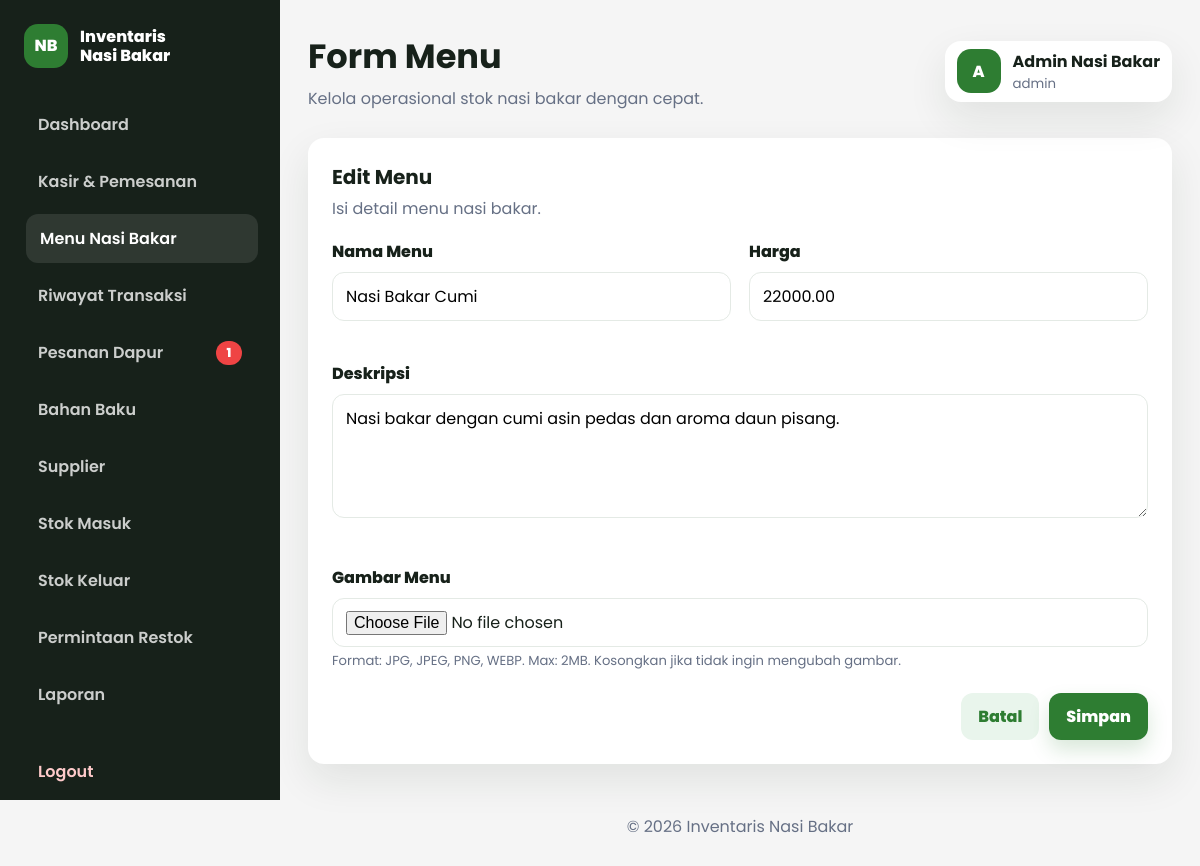
Screenshot of /dashboard/menu/form.php?id=2 (signed in) with the database file from the repository.
### tables this page shows
CREATE TABLE menu_nasi_bakar (
    id INT AUTO_INCREMENT PRIMARY KEY,
    nama_menu VARCHAR(120) NOT NULL,
    harga DECIMAL(12,2) NOT NULL DEFAULT 0,
    deskripsi TEXT NOT NULL,
    gambar VARCHAR(180) DEFAULT NULL
);

### includes/functions.php (called while the page is built, shortened)
<?php
function e(?string $value): string
{
    return htmlspecialchars((string) $value, ENT_QUOTES, 'UTF-8');
}
function fetch_one_stmt(mysqli_stmt $stmt): ?array
{
    mysqli_stmt_execute($stmt);
    $result = mysqli_stmt_get_result($stmt);
    $row = mysqli_fetch_assoc($result);
    return $row ?: null;
}

### dashboard/menu/form.php (the view, shortened to what this page needs)
<?php
require_once __DIR__ . '/../../config/koneksi.php';
require_once __DIR__ . '/../../includes/functions.php';
$id = (int) ($_GET['id'] ?? 0);
$data = ['nama_menu' => '', 'harga' => '', 'deskripsi' => '', 'gambar' => ''];
if ($id > 0) {
    $stmt = mysqli_prepare($conn, 'SELECT * FROM menu_nasi_bakar WHERE id = ?');
    mysqli_stmt_bind_param($stmt, 'i', $id);
    $data = fetch_one_stmt($stmt) ?: $data;
}
include __DIR__ . '/../../includes/header.php';
?>
<section class="panel form-panel">
    <div class="panel-header">
        <div>
            <h2><?= $id ? 'Edit Menu' : 'Tambah Menu'; ?></h2>
            <p>Isi detail menu nasi bakar.</p>
        </div>
    </div>
    <form class="data-form" action="simpan.php" method="post" enctype="multipart/form-data" data-validate>
        <div class="form-grid">
            <div class="form-group">
                <label for="nama_menu">Nama Menu</label>
                <input id="nama_menu" name="nama_menu" value="<?= e($data['nama_menu']); ?>" required>
                <small class="error-message"></small>
            </div>
            <div class="form-group">
                <label for="harga">Harga</label>
                <input id="harga" type="number" min="0" name="harga" value="<?= e((string) $data['harga']); ?>" required>
                <small class="error-message"></small>
            </div>
            <div class="form-group full">
                <label for="deskripsi">Deskripsi</label>
                <textarea id="deskripsi" name="deskripsi" rows="4" required><?= e($data['deskripsi']); ?></textarea>
                <small class="error-message"></small>
            </div>
            <div class="form-group full">
                <label for="gambar">Gambar Menu</label>
                <input id="gambar" type="file" name="gambar" accept="image/*">
                <small style="color: var(--muted); font-size: 0.82rem; display: block; margin-top: 4px;">Format: JPG, JPEG, PNG, WEBP. Max: 2MB. Kosongkan jika tidak ingin mengubah gambar.</small>
            </div>
        </div>
        <div class="form-actions">
            <a class="btn btn-secondary" href="index.php">Batal</a>
            <button class="btn btn-primary" type="submit">Simpan</button>
        </div>
    </form>
</section>
<?php include __DIR__ . '/../../includes/footer.php'; ?>

### assets/css/dashboard.css (style rules this page uses)
:root { --primary: #2E7D32; --primary-dark: #1B5E20; --secondary: #F5F5F5; --accent: #FFC107; --danger: #EF4444; --text: #17211A; --muted: #667085; --border: #E4EAE5; --white: #FFFFFF; --shadow: 0 16px 40px rgba(22, 39, 24, 0.09); }
* { box-sizing: border-box; }
body { margin: 0; font-family: "Poppins", sans-serif; color: var(--text); background: var(--secondary); overflow-x: hidden; }
a { color: inherit; text-decoration: none; }
button, input, textarea, select { font: inherit; }
.stat-card, .panel { border-radius: 16px; background: var(--white); box-shadow: var(--shadow); }
.panel { padding: 24px; margin-bottom: 24px; }
.panel-header { display: flex; align-items: center; justify-content: space-between; gap: 16px; margin-bottom: 18px; min-width: 0; }
.panel-header h2 { margin: 0; font-size: 1.25rem; overflow-wrap: anywhere; }
.panel-header p { margin: 4px 0 0; color: var(--muted); }
.btn, .btn-small { min-height: 44px; display: inline-flex; align-items: center; justify-content: center; border: 1px solid transparent; border-radius: 12px; padding: 10px 16px; font-weight: 800; cursor: pointer; transition: background 0.2s ease, transform 0.2s ease, box-shadow 0.2s ease; text-align: center; white-space: normal; }
.btn-primary { background: var(--primary); color: var(--white); box-shadow: 0 10px 20px rgba(46, 125, 50, 0.18); }
.btn-secondary { background: #E9F5EC; color: var(--primary); }
.data-form { width: 100%; }
.form-grid { display: grid; grid-template-columns: repeat(2, minmax(0, 1fr)); gap: 18px; }
.form-group.full { grid-column: 1 / -1; }
.form-group label { display: block; margin-bottom: 8px; font-weight: 800; }
.form-group input, .form-group select, .form-group textarea { width: 100%; min-height: 46px; border: 1px solid var(--border); border-radius: 12px; padding: 11px 13px; background: var(--white); outline: none; transition: border-color 0.2s ease, box-shadow 0.2s ease; }
.form-group textarea { resize: vertical; }
.error-message { min-height: 18px; display: block; margin-top: 4px; color: var(--danger); font-size: 0.82rem; }
.form-actions { display: flex; justify-content: flex-end; gap: 10px; margin-top: 22px; }

### rows the page displays
menu_nasi_bakar: nama_menu "Nasi Bakar Cumi", harga "22000.00", deskripsi "Nasi bakar dengan cumi asin pedas dan aroma daun pisang."

### other values shown
$sidebarNotifPesananBaru "1"
$pageTitle "Form Menu"
$initial "A"
$adminName "Admin Nasi Bakar"
$roleLabel "admin"
